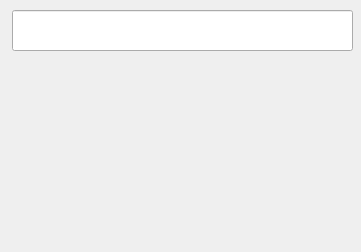
<?xml version="1.0" encoding="UTF-8"?>
<ui version="4.0">
 <class>Calc</class>
 <widget class="QWidget" name="Calc">
  <property name="geometry">
   <rect>
    <x>0</x>
    <y>0</y>
    <width>361</width>
    <height>252</height>
   </rect>
  </property>
  <property name="windowTitle">
   <string>Calc</string>
  </property>
  <widget class="QWidget" name="gridLayoutWidget">
   <property name="geometry">
    <rect>
     <x>-1</x>
     <y>59</y>
     <width>361</width>
     <height>191</height>
    </rect>
   </property>
   <layout class="QGridLayout" name="gridLayout"/>
  </widget>
  <widget class="QLineEdit" name="lineEdit">
   <property name="geometry">
    <rect>
     <x>12</x>
     <y>10</y>
     <width>341</width>
     <height>41</height>
    </rect>
   </property>
  </widget>
 </widget>
 <layoutdefault spacing="6" margin="11"/>
 <resources/>
 <connections/>
</ui>
